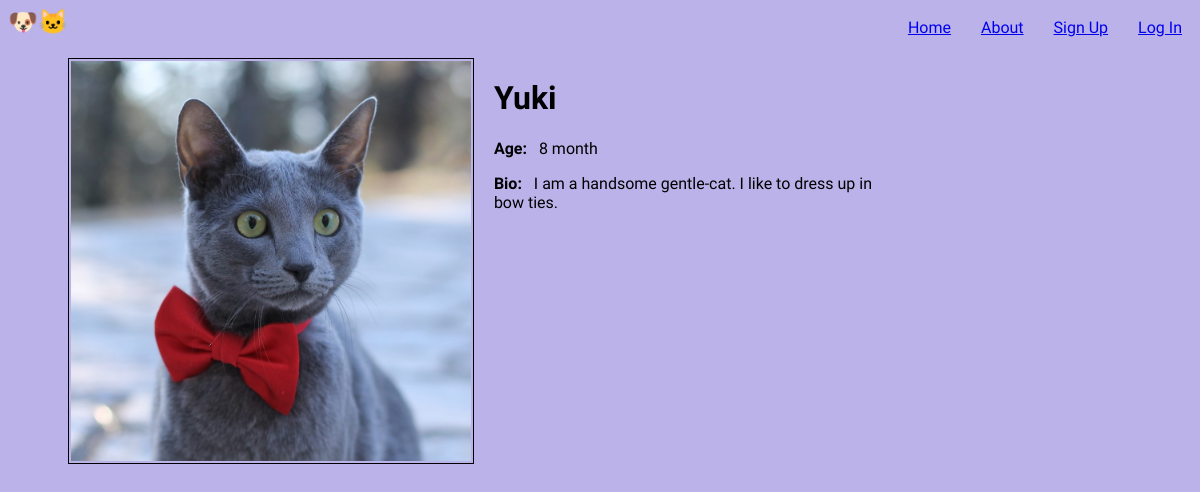
The page /details/2 on the database its author committed.
### app.py (models this page shows)
class Pet(db.Model):
    id = db.Column(db.Integer,primary_key=True,unique=True,nullable=False)
    name = db.Column(db.String,unique=True,nullable=False)
    age = db.Column(db.Integer)
    bio = db.Column(db.String(300))
    posted_by = db.Column(db.String,db.ForeignKey('user.id'))

### app.py (the view)
@app.route('/details/<int:id>')
def details(id):
    pet = Pet.query.get(id)
    if pet is None:
        abort(404, description="No Pet was Found with the given ID")
    return render_template("details.html", pet = pet)

### templates/details.html (shortened to what this page needs)
{% extends "base.html" %}
{%block body%}
    <div id="detail" style="display: flex;padding-top: 30px;">
        <img id="img-detail" width="400" src="{{url_for('static',filename=pet['id']|string +'.jpg')}}">
        <div style="padding: 10px; padding-left: 20px; float: left;">
            <h1 class="title">{{ pet.name }}</h1>
            <p><b>Age: &nbsp;</b> {{ pet.age }}</p>
            <p><b>Bio: &nbsp;</b> {{ pet.bio }}</p>
        </div>
    </div>
{%endblock%}

### static/style.css (style rules this page uses)
* { font-family: 'Lilita One', cursive; }
body { background: #bbb2e9; }
#img-detail { border: 1px solid black; padding: 2px; margin-top: 10px; }

### rows shown on the page
Pet: name "Yuki", age "8 month", bio "I am a handsome gentle-cat. I like to dress up in bow ties."
